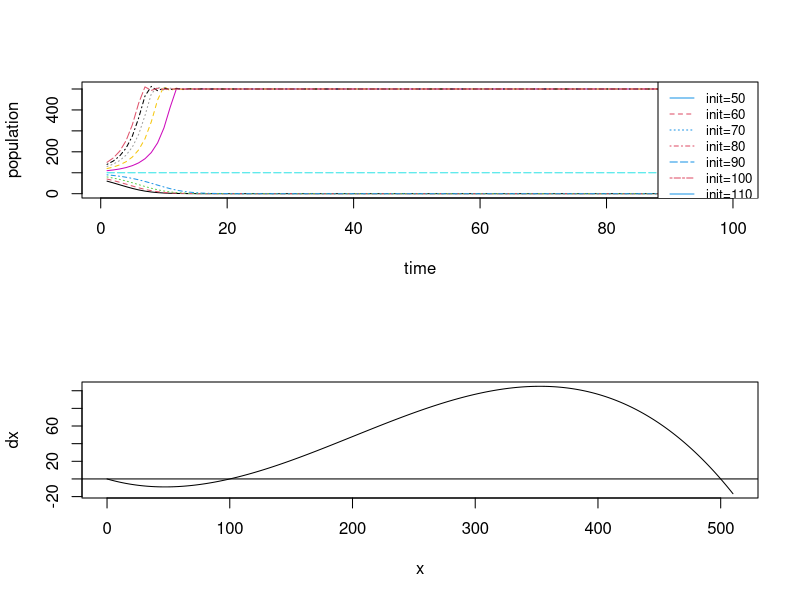

Generate this figure with R:
par(mfcol=c(2,1))
##Q1
r=2
k=500
a=100
out=matrix(0,100,10)
for(j in c(1:10)){
	out[1,j]=10*j+50
	for(i in c(2:100)){
		out[i,j]=out[i-1,j]+r*out[i-1,j]*(1-(out[i-1,j]/k))*((out[i-1,j]-a)/k)
	}
}
matplot(c(1:100),out[,1:10],type="l",xlab="time", ylab = "population",col=(1:10))
legend("topright",legend=c("init=50","init=60","init=70","init=80",
	"init=90","init=100","init=110","init=120","init=130","init=140","init=150"),
	pt.cex=1,cex=0.8,col = c(4,2), lty = 1:10) 
##Q2
##library(rootSolve)
##Allee_effect=function(Time,x){
##	dx=2*x*(1-(x/500))*((x-100)/500)
##	return(list(dx))
##}
##xint = c(x=10.0:500.0 by=10.0)
##result=uniroot.all(Allee_effect,x=xint,c(0,500))
##result
x=c(0:510)
y=2*x*(1-(x/500))*((x-100)/500)
plot(x,y,typ="l",ylab="dx")
abline(a=0,b=0)